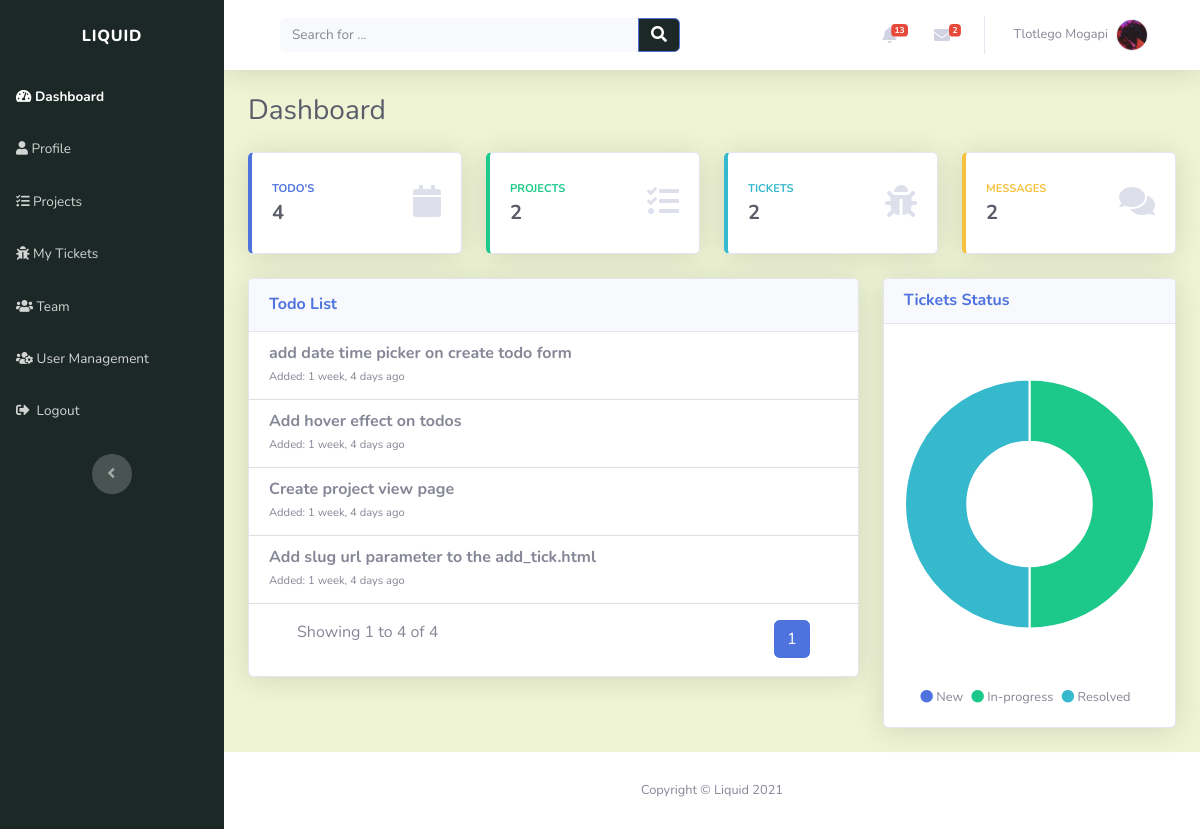
The page / (signed in) on the database as committed earlier.
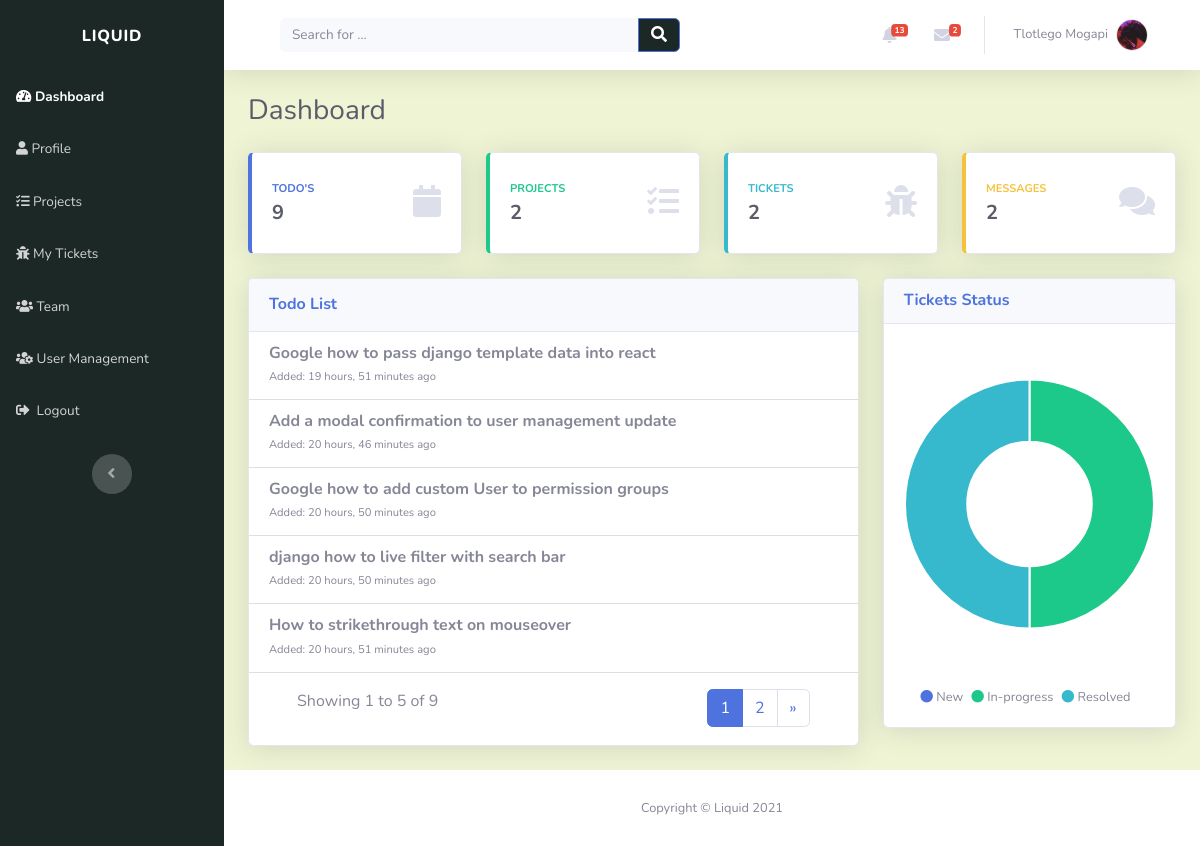
The same page on the database as committed later.
### index/models.py (models this page shows, shortened)
class Todo(models.Model):
    created_by = models.ForeignKey(Profile, on_delete=models.CASCADE)
    created_on = models.DateTimeField(verbose_name="created on", auto_now_add=True)
    note = models.CharField(max_length=50)

### index/views.py (the view, shortened to what this page needs)
# urls.py: path('', views.index_view, name="index_page"),
@login_required(login_url='login_page')
def index_view(request):
    query = ""
    context = {}
    user = request.user
    user_profile = get_object_or_404(Profile, user=user)
    if request.GET and request.GET.get('q', None):
        query = request.GET.get('q', ' ')
        context['query'] = str(query)
        projects_query = sorted(search_projects(
            query), key=attrgetter('created_on'), reverse=True)
        tickets_query = sorted(search_tickets(
            query), key=attrgetter('created_on'), reverse=True)
        users_query = sorted(search_users(
            query), key=attrgetter('first_name'), reverse=True)
        context['projects'] = projects_query
        context['tickets'] = tickets_query
        context['users'] = users_query
        return render(request, "index/search_results.html", context)
    else:
        if user.is_admin:
            user_tickets = Ticket.objects.all()
            resolved_tickets = Ticket.objects.filter(status='RESOLVED').count()
            new_tickets = Ticket.objects.filter(status='NEW').count()
            in_progress_tickets = Ticket.objects.filter(status='IN_PROGRESS').count()
        if user_tickets.count() != 0:
            context['resolved_tickets'] = round(
                resolved_tickets*100 / user_tickets.count())
            context['new_tickets'] = round(
                new_tickets*100 / user_tickets.count())
            context['in_progress_tickets'] = round(
                in_progress_tickets*100 / user_tickets.count())
        else:
            default_value = round(100/3)
            context['resolved_tickets'] = default_value
            context['new_tickets'] = default_value
            context['in_progress_tickets'] = default_value
        user_todos = Todo.objects.filter(created_by=user_profile).order_by('-created_on')
        page = request.GET.get('page', 1)
        todos_paginator = Paginator(user_todos, 5)
        try:
            user_todos = todos_paginator.page(page)
        except PageNotAnInteger:
            user_todos = todos_paginator.page(5)
        except EmptyPage:
            user_todos = todos_paginator.page(todos_paginator.num_pages)
        context['user_todos'] = user_todos
        if user.is_admin:
            context['tickets_count'] = user_tickets.count()
            context['projects_count'] = Project.objects.all().count()
        return render(request, "index/dashboard.html", context)

### index/custom_processors.py (called while the page is built)
def profile_processor(request):
    if request.user.is_authenticated:
        user = request.user
        user_profile = get_object_or_404(Profile, user=user)
        user_messages = DirectMessage.objects.filter(receiver=user_profile).order_by('-created_on')[:5]
        user_alerts = Alert.objects.filter(user=user_profile).order_by('-created_on')[:5]
        return {'profile': user_profile, 'direct_messages': user_messages, 'alerts': user_alerts}
    else:
        return{}

### index/templates/index/dashboard.html (shortened to what the changed rows need)
{% extends "index/header.html" %}
{% load static %}
{% block content %}
<div class="row">
	<div class="col-md-6 col-xl-3 mb-4">
		<div class="card shadow border-left-primary py-2">
			<div class="card-body">
				<div class="row align-items-center no-gutters">
					<div class="col mr-2">
						<div class="text-dark font-weight-bold h5 mb-0"><span>{{ user_todos.paginator.count }}</span></div>
					</div>
				</div>
			</div>
		</div>
	</div>
</div>
<div class="row">
	{% include "index/snippets/todos_list.html" %}
</div>
{% endblock %}

### index/templates/index/snippets/todo.html
<li class="list-group-item">
	<div class="row align-items-center no-gutters">
		<div class="col mr-2" onmouseover="">
			<h6 class="mb-0"><strong>{{ todo.note }}</strong></h6>
			<span class="text-xs">Added: {{ todo.created_on|timesince }} ago</span>
		</div>
	</div>
</li>

Rows that differ between the two databases and show on the page:
no longer on this page (row unchanged): Todo: note "add date time picker on create todo form", created_on "1 week, 4 days"
no longer on this page (row unchanged): Todo: note "Add hover effect on todos", created_on "1 week, 4 days"
no longer on this page (row unchanged): Todo: note "Create project view page", created_on "1 week, 4 days"
no longer on this page (row unchanged): Todo: note "Add slug url parameter to the add_tick.html", created_on "1 week, 4 days"
added Todo: note "Google how to pass django template data into react", created_on "19 hours, 51 minutes"
added Todo: note "Add a modal confirmation to user management update", created_on "20 hours, 46 minutes"
added Todo: note "Google how to add custom User to permission groups", created_on "20 hours, 50 minutes"
added Todo: note "django how to live filter with search bar", created_on "20 hours, 50 minutes"
added Todo: note "How to strikethrough text on mouseover", created_on "20 hours, 51 minutes"
Other text that changed with them:
{{ user_todos.paginator.count }}: "4" → "9"
{{ user_todos.end_index }}: "4" → "5"
new list line: "2"
